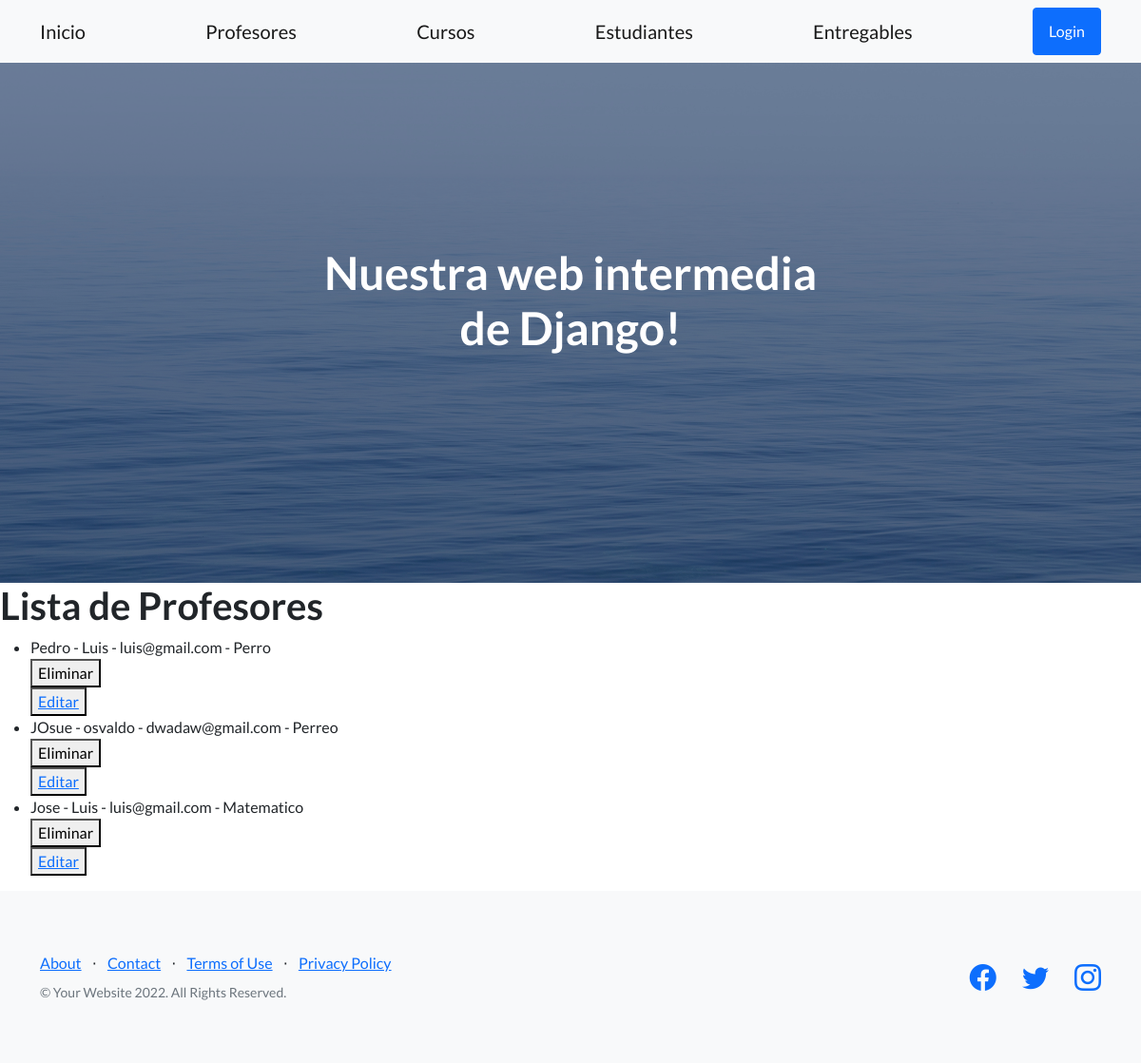
The page /app-coder/listaProfesores/ on the database its author committed.
### appcoder/models.py (models this page shows)
class Profesor(models.Model):
    nombre = models.CharField(max_length=50)
    apellido = models.CharField(max_length=50)
    email = models.EmailField(max_length=254)
    profesion = models.CharField(max_length = 50)
    def __str__(self):
        return f'{self.nombre} - {self.apellido} - {self.email} - {self.profesion}'

### appcoder/views.py (the view)
# urls.py: path('listaProfesores/', listaProfesores, name = "ListaProfesores"),
def listaProfesores(request):
    profesores = Profesor.objects.all
    return render(request, 'leerProfesores.html', {'profesores': profesores} )

### appcoder/templates/leerProfesores.html
{% extends 'padre.html' %}
{% load static %}
{% block contenidoQueCambia %}
<h1>Lista de Profesores</h1>
<ul>
    {% for profesor in profesores %}
        <li>
            {{profesor}}
        </li>
        <div>
            <form action=" {% url 'EliminaProfesor' profesor.id  %} "method="POST">{% csrf_token %}
                <button>Eliminar </button>
            </form>
            <button>
                <a href="{% url 'EditarProfesor' profesor.id %}">Editar</a>
            </button>
        </div>
    {% endfor %}
</ul>
{% endblock contenidoQueCambia %}

### rows shown on the page
Profesor: nombre+apellido+email "Pedro - Luis - luis@gmail.com - Perro"
Profesor: nombre+apellido+email "JOsue - osvaldo - dwadaw@gmail.com - Perreo"
Profesor: nombre+apellido+email "Jose - Luis - luis@gmail.com - Matematico"
